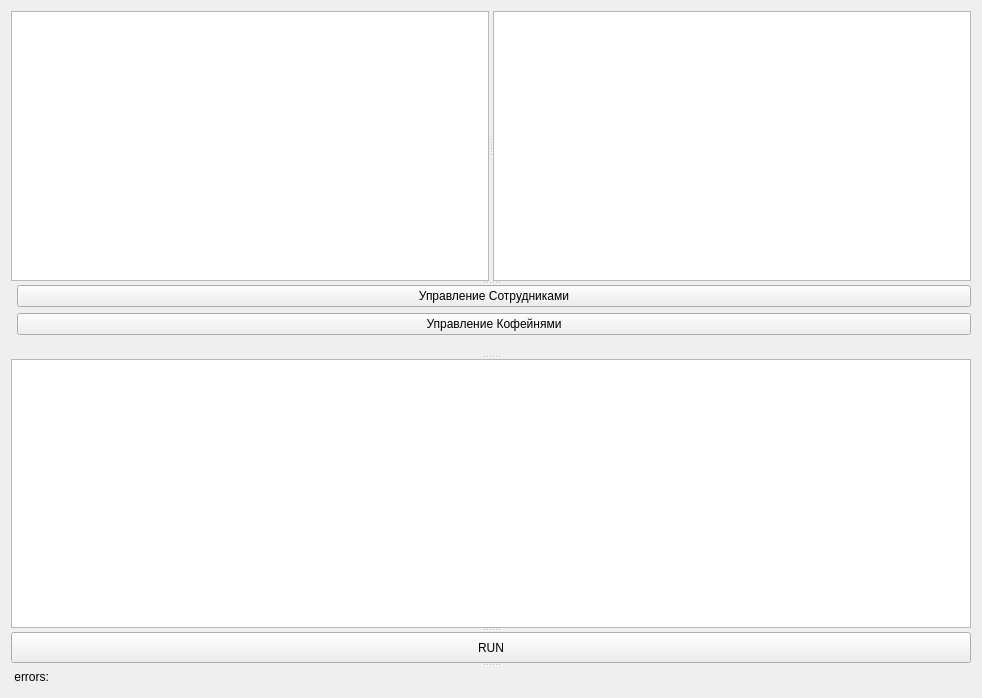
<?xml version="1.0" encoding="UTF-8"?>
<ui version="4.0">
 <class>AdminInterface</class>
 <widget class="QWidget" name="AdminInterface">
  <property name="geometry">
   <rect>
    <x>0</x>
    <y>0</y>
    <width>982</width>
    <height>698</height>
   </rect>
  </property>
  <property name="windowTitle">
   <string>Form</string>
  </property>
  <layout class="QGridLayout" name="gridLayout">
   <item row="0" column="0">
    <widget class="QSplitter" name="splitter_2">
     <property name="orientation">
      <enum>Qt::Orientation::Vertical</enum>
     </property>
     <widget class="QSplitter" name="splitter">
      <property name="orientation">
       <enum>Qt::Orientation::Horizontal</enum>
      </property>
      <widget class="QTableView" name="Table">
       <property name="sizePolicy">
        <sizepolicy hsizetype="Expanding" vsizetype="Expanding">
         <horstretch>0</horstretch>
         <verstretch>0</verstretch>
        </sizepolicy>
       </property>
       <property name="cursor" stdset="0">
        <cursorShape>PointingHandCursor</cursorShape>
       </property>
       <property name="lineWidth">
        <number>4</number>
       </property>
       <property name="horizontalScrollBarPolicy">
        <enum>Qt::ScrollBarPolicy::ScrollBarAsNeeded</enum>
       </property>
      </widget>
      <widget class="QListView" name="listView">
       <property name="sizePolicy">
        <sizepolicy hsizetype="Expanding" vsizetype="Expanding">
         <horstretch>0</horstretch>
         <verstretch>0</verstretch>
        </sizepolicy>
       </property>
      </widget>
     </widget>
     <widget class="QWidget" name="formLayoutWidget">
      <layout class="QFormLayout" name="formLayout">
       <item row="0" column="1">
        <widget class="QPushButton" name="employee_menagement_button">
         <property name="sizePolicy">
          <sizepolicy hsizetype="Preferred" vsizetype="Fixed">
           <horstretch>0</horstretch>
           <verstretch>0</verstretch>
          </sizepolicy>
         </property>
         <property name="text">
          <string>Управление Сотрудниками</string>
         </property>
        </widget>
       </item>
       <item row="1" column="1">
        <widget class="QPushButton" name="cafe_menagement_button">
         <property name="sizePolicy">
          <sizepolicy hsizetype="Expanding" vsizetype="Fixed">
           <horstretch>0</horstretch>
           <verstretch>0</verstretch>
          </sizepolicy>
         </property>
         <property name="text">
          <string>Управление Кофейнями</string>
         </property>
        </widget>
       </item>
      </layout>
     </widget>
     <widget class="QTextEdit" name="commandEdit">
      <property name="sizePolicy">
       <sizepolicy hsizetype="Minimum" vsizetype="Expanding">
        <horstretch>0</horstretch>
        <verstretch>0</verstretch>
       </sizepolicy>
      </property>
      <property name="font">
       <font>
        <family>Segoe UI</family>
        <italic>true</italic>
        <bold>true</bold>
       </font>
      </property>
      <property name="cursor" stdset="0">
       <cursorShape>IBeamCursor</cursorShape>
      </property>
      <property name="mouseTracking">
       <bool>false</bool>
      </property>
      <property name="tabletTracking">
       <bool>false</bool>
      </property>
      <property name="focusPolicy">
       <enum>Qt::FocusPolicy::StrongFocus</enum>
      </property>
     </widget>
     <widget class="QPushButton" name="pushButton">
      <property name="cursor">
       <cursorShape>PointingHandCursor</cursorShape>
      </property>
      <property name="text">
       <string>RUN</string>
      </property>
     </widget>
     <widget class="QLabel" name="error_label">
      <property name="text">
       <string> errors:</string>
      </property>
     </widget>
    </widget>
   </item>
  </layout>
 </widget>
 <resources/>
 <connections/>
</ui>
